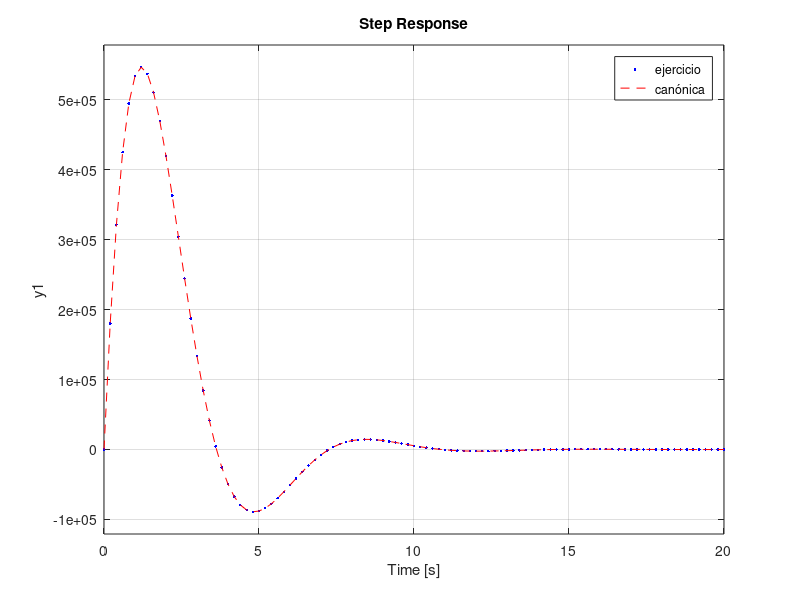
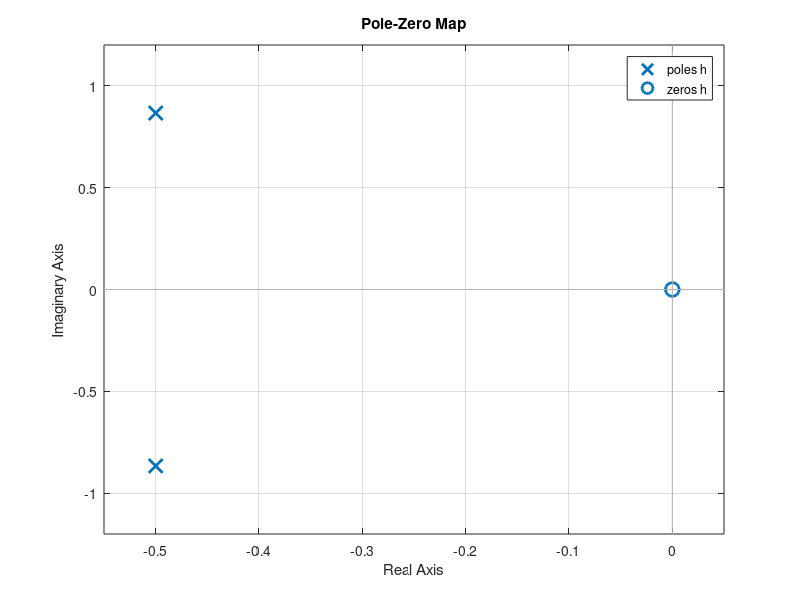

MATLAB code to generate these figures, in order:
clc
clear 
close all

%------parametros----
R=1e6;
L=1e6;
C=1e-6;

k=L;
e= 0.5*sqrt(L/C)/R;
wn= sqrt(1/(L*C));
h=tf([R*L 0],[R*L*C L R]);
hc=tf([k*wn^2 0], [1 2*e*wn wn^2]);
step(h,'.b')
hold on
step(hc,'--r')
legend('ejercicio', 'canónica')
figure
pzmap(h)